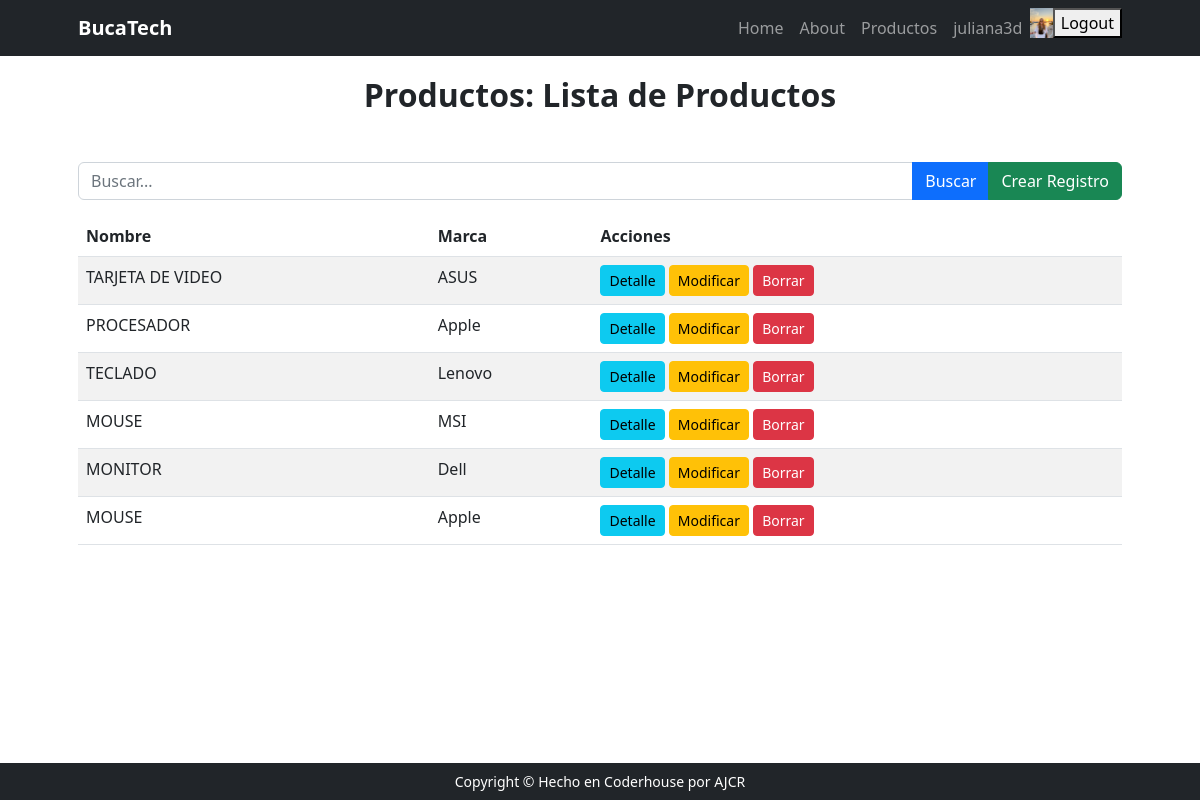
Before: /products/product/list (signed in) with the older database file.
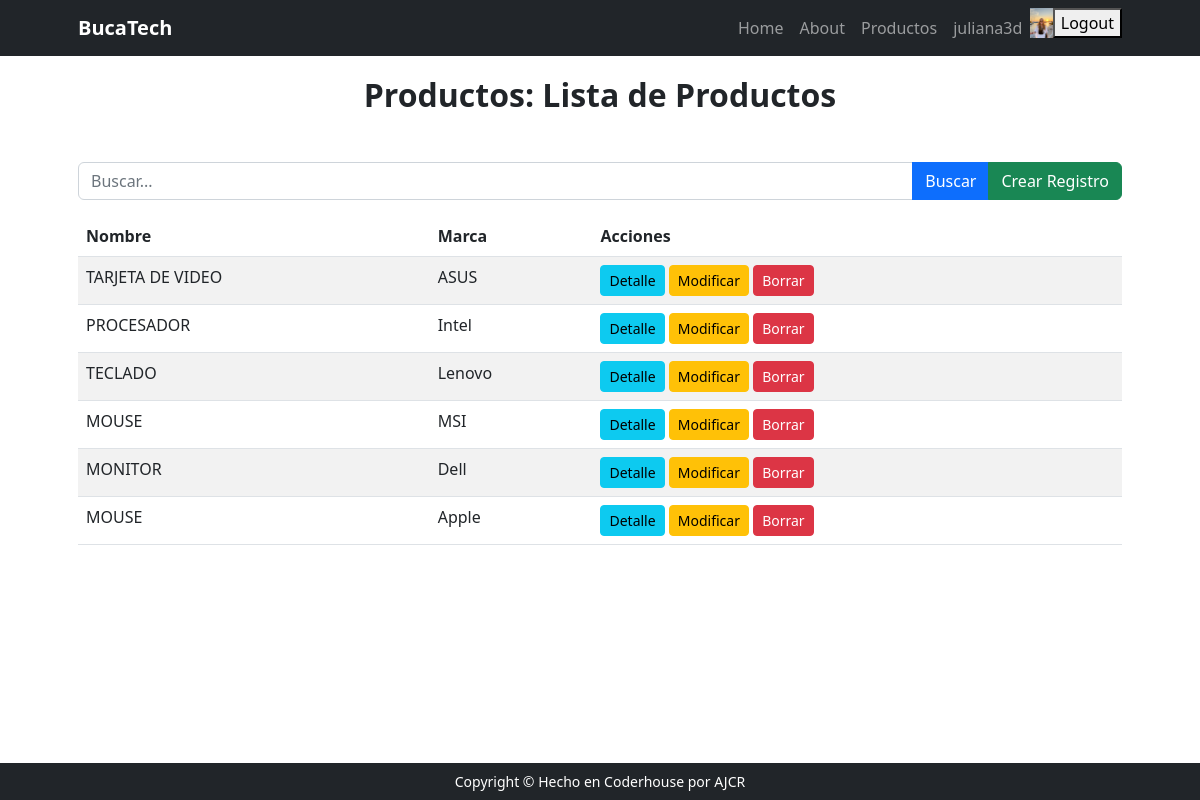
After: the same page with the newer database file.
### productos/models.py (models this page shows, shortened)
class Product(models.Model):
    name = models.CharField(max_length=200)
    description = models.TextField()
    price = models.DecimalField(max_digits=10, decimal_places=2)
    stock_quantity = models.IntegerField()
    category = models.ForeignKey(Category, on_delete=models.CASCADE)
    brand = models.ForeignKey(Brand, on_delete=models.CASCADE)
    specs = models.JSONField(null=True, blank=True)  # To store specifications like RAM, Storage, etc.
    image = models.ImageField(upload_to='core/img/', null=True, blank=True)
    class Meta:
        verbose_name = 'Producto'
        verbose_name_plural = 'Producto'

class Brand(models.Model):
    name = models.CharField(max_length = 100)
    description = models.TextField()
    def __str__(self) -> str:
        return self.name
    class Meta:
        verbose_name = 'Brand'
        verbose_name_plural = 'Brand'

### productos/views.py (the view)
class ProductList(ListView):
    model = Product
    template_name = 'product/product_list.html' ## Preguntar como arreglar
    def get_queryset(self):
        queryset = super().get_queryset()
        q = self.request.GET.get('q')
        if q:
            queryset = Product.objects.filter(name__icontains=q)
        return queryset

### productos/templates/product/product_list.html
{% extends 'core/base.html' %}
{% block header %}
    Productos: Lista de Productos
{% endblock header %}
{% block main %}
    <form action="{% url 'productos:product_list' %}" method="get" class="mb-3">
        <div class="input-group">
            <input type="text" name="q" class="form-control" placeholder="Buscar..." />
            <button type="submit" class="btn btn-primary">Buscar</button>
            <a href="{% url 'productos:product_create' %}" class="btn btn-success">Crear Registro</a>
        </div>
    </form>
    <div class="table-responsive">
        <table class="table table-striped">
            <thead>
                <tr>
                    <th scope="col">Nombre</th>
                    <th scope="col">Marca</th>
                    <th scope="col">Acciones</th>
                </tr>
            </thead>
            <tbody>
                {% for object in object_list %}
                <tr>
                    <td>{{ object.name | upper }}</td>
                    <td>{{ object.brand }}</td>
                    <td>
                        <a href="{% url 'productos:product_detail' object.id %}" class="btn btn-info btn-sm">Detalle</a>
                        <a href="{% url 'productos:product_update' object.id %}" class="btn btn-warning btn-sm">Modificar</a>
                        <a href="{% url 'productos:product_delete' object.id %}" class="btn btn-danger btn-sm">Borrar</a>
                    </td>
                </tr>
                {% empty %}
                <tr>
                    <td colspan="3" class="text-center">No hay registros</td>
                </tr>
                {% endfor %}
            </tbody>
        </table>
    </div>
{% endblock main %}

Changed rows visible on the page:
changed Product "PROCESADOR": brand "Apple" → "Intel"
